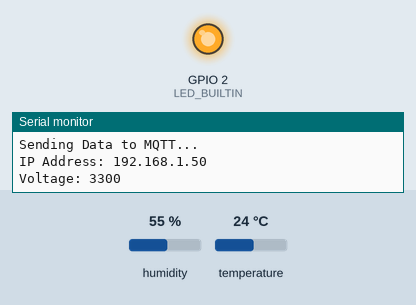
Recording of a sketch running on a simulated ESP8266 (NodeMCU). Shown: output pins drawn as LEDs (lit = HIGH, except the on-board LED, lit = LOW), the last lines printed to the serial monitor. The inputs (shaded band) are chosen by the test bench; at power-on: humidity 55 %, temperature 24 °C. WiFi joins after 1.5 s; servers stay silent unless stated; no MQTT or app messages arrive unless stated.

Above: at 1.59 s.
At 6.6 s:
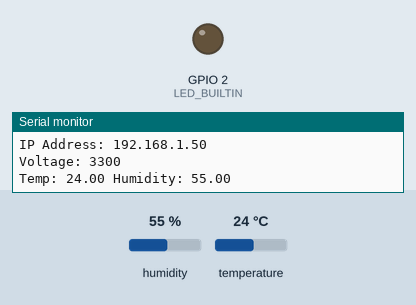
Timing chart, 0 to 14.6 s (numbered marks = the images above):
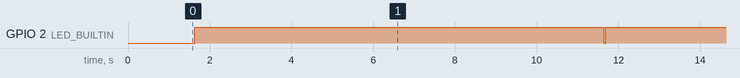

The sketch:

offleNMCU02-DHT11-MQTT.ino
```cpp
#include <ESP8266WiFi.h>
#include <WiFiClient.h>

#include "DHT.h"
#include <MQTTClient.h>

#define DHTTYPE DHT11
#define DHTPIN 4

const char* host = "mqtthost";
const char* ssid = "ssid";
const char* password = "password";

WiFiClient net;
MQTTClient mqtt;

DHT dht(DHTPIN, DHTTYPE);
ADC_MODE(ADC_VCC);

void connect();

void setup() {

  pinMode(LED_BUILTIN, OUTPUT);
  dht.begin();

  Serial.begin(9600);
  Serial.println();
  Serial.println("Booting...");

  WiFi.mode(WIFI_AP_STA);
  WiFi.begin(ssid, password);

  mqtt.begin(host, net);

  connect();
  mqtt.publish("RW8/ESP/offleNMCU02/DHT11/Status", "Boot");
  Serial.println("Setup completed...");
}

void loop() {

  digitalWrite(LED_BUILTIN, LOW);   // Turn the LED on by making the voltage LOW

  mqtt.loop();
  if (!mqtt.connected()) {
    connect();
  }

  float temp = dht.readTemperature();
  float humidity = dht.readHumidity();
  int vcc = ESP.getVcc();


  if (!isnan(humidity) || !isnan(temp)) {
    Serial.println("Sending Data to MQTT... ");
    Serial.print("IP Address: ");
    Serial.println(WiFi.localIP());
    Serial.print("Voltage: ");
    Serial.println(vcc);
    Serial.print("Temp: ");
    Serial.print(String(temp));
    Serial.print(" Humidity: ");
    Serial.println(String(humidity));


    mqtt.publish("RW8/ESP/offleNMCU02/DHT11/Status", "DHT22 OK");
    mqtt.publish("RW8/ESP/offleNMCU02/DHT11/IPAddress", WiFi.localIP().toString());
    mqtt.publish("RW8/ESP/offleNMCU02/DHT11/Voltage", String(vcc));
    mqtt.publish("RW8/ESP/offleNMCU02/DHT11/Temperature", String(temp));
    mqtt.publish("RW8/ESP/offleNMCU02/DHT11/Humidity", String(humidity));
  }
  else
  {
    Serial.println("Error reading Data from DHT11... ");
    mqtt.publish("RW8/ESP/offleNMCU02/DHT11/Status", "DHT11 Read Error");
  }

  digitalWrite(LED_BUILTIN, HIGH);  // Turn the LED off by making the voltage HIGH
  delay(10000);

  // Serial.println("Going into deep sleep for 20 seconds");
  // ESP.deepSleep(20e6); // 20e6 is 20 microseconds

}

void connect() {
  while(WiFi.waitForConnectResult() != WL_CONNECTED) {
    WiFi.begin(ssid, password);
    Serial.println("WiFi connection failed. Retry.");
  }

  WiFi.hostname("offleNMCU01");
  Serial.print("Wifi connection successful - IP-Address: ");
  Serial.println(WiFi.localIP());

  while (!mqtt.connect(host)) {
    Serial.print(".");
  }

  Serial.println("MQTT connected!");
}

void messageReceived(String topic, String payload, char * bytes, unsigned int length) {
  Serial.print("incoming: ");
  Serial.print(topic);
  Serial.print(" - ");
  Serial.print(payload);
  Serial.println();
}
```

Measured:
- by itself, GPIO 2 (LED_BUILTIN): alternates HIGH for 10.0 s and LOW for 0.06 s
